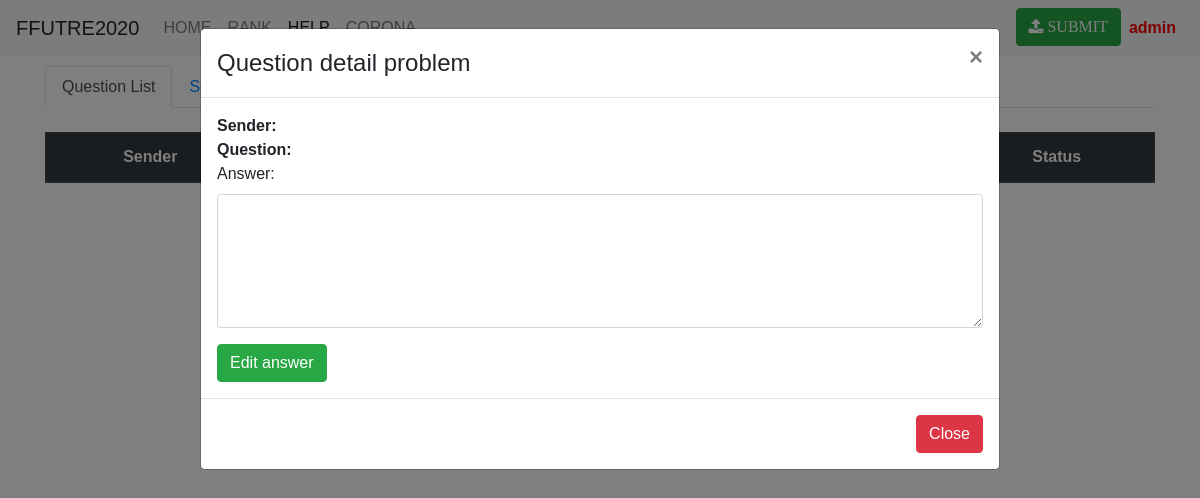
/help.php?CBHT=help&dataid=0 (signed in), run on an earlier commit of the app's database.
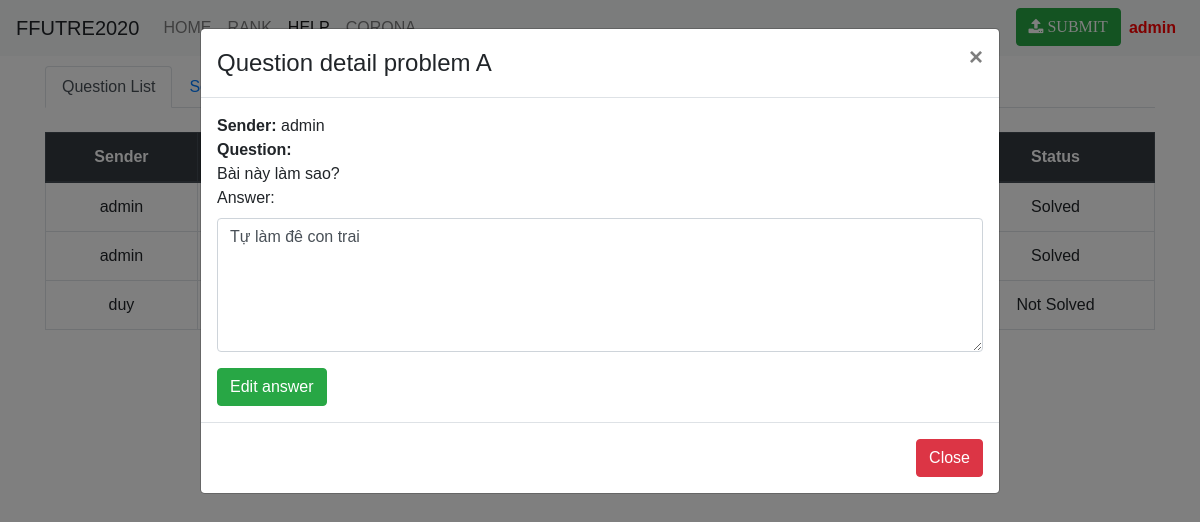
And on a later commit of the database.
### tables this page shows
CREATE TABLE `cauhoi` (
  `id` int(11) NOT NULL,
  `username` varchar(50) NOT NULL,
  `mabai` varchar(10) NOT NULL,
  `question` text NOT NULL,
  `answer` text NOT NULL,
  `status` int(11) NOT NULL DEFAULT '0'
);

### help.php (the view, shortened to what the changed rows need)
<?php
include_once "dulieu/header.php";
?>
    <div class=container>
<?php
    if (isset($_SESSION['user_id'])) {
        $user_id    = intval($_SESSION['user_id']);
        $sql_query  = "SELECT * FROM members WHERE id='{$user_id}'";
        $member1    = $conn->query($sql_query);
        $member     = $member1->fetch_assoc();
        $sql_query  = "SELECT * FROM cauhoi";
        $cauhoi1    = $conn->query($sql_query);
        $arr = array();
        while ($cauhoi     = mysqli_fetch_row($cauhoi1)) {
            array_push($arr, $cauhoi);
        }
        if (!isset($_GET['act']) && $_GET['act'] != "do1" && $_GET['act'] != "do") {
                    ?>
                <div class="tab-content">
                    <div id="home" class="tab-pane active">
                        <br>
                        <table class="table table-bordered table-hover">
                        <thead class="thead-dark">
                          <tr>
                            <th><center>Sender</center></th>
                            <th><center>Problem</center></th>
                            <th><center>Question</center></th>
                            <th><center>Answer</center></th>
                            <th><center>Status</center></th>
                          </tr>
                        </thead>
                        <tbody>
                            <?php
                            for ($i=0; $i<sizeof($arr); $i++) {
                                if ($arr[$i][5]) {
                                    $arr[$i][5] = "Solved";
                                } else {
                                    $arr[$i][5] = "Not Solved";
                                }
                            ?>
                                <tr>
                                <td><?php echo $arr[$i][1] ?></td>
                                <td><?php echo $arr[$i][2] ?></td>
                                <td><div class="a"><a href="?CBHT=help&dataid=<?php echo $i;?>"><?php echo $arr[$i][3] ?></a></div></td>
                                <td><div class="a"><?php echo $arr[$i][4] ?></div></td>
                                <td><?php echo $arr[$i][5] ?></td>
                                </tr>
                            <?php
                            }
                            ?>
                        </tbody>
                        </table>
                        <?php
                            if (isset($_GET['dataid'])) {
                                $data = $arr[$_GET['dataid']];
                                ?>
                                <div class="modal fade" id="myModal">
                                <div class="modal-dialog modal-lg">
                                  <div class="modal-content">
                                    <div class="modal-header">
                                      <h4 class="modal-title">Question detail problem <?php echo $data[2]; ?> </h4>
                                      <button type="button" class="close" data-dismiss="modal">&times;</button>
                                    </div>
                                    <div class="modal-body">
                                        <?php
                                        echo "<b>Sender: </b>";
                                        echo $data[1];
                                        echo "<br><b>Question:</b><br>".$data[3];
                                        echo "<form action='' id='usrform' method='post'>";
                                        if ($member['admin'] == 1) {
                                            echo"<div class='form-group'><label>Answer:</label><textarea class='form-control' rows='5' id='answer' name='answer' form='usrform' required>".$data[4]."</textarea></div>
                                            <input type='submit' class='btn btn-success' value='Edit answer' name='submit'></form>";
                                        } else {
                                            echo"<div class='form-group'><label>Answer:</label><textarea readonly class='form-control' rows='5' id='answer' name='answer' form='usrform'>".$data[4]."</textarea></div></form>";
                                        }
                                        ?>
                                    </div>
                                    <div class="modal-footer">
                                      <button type="button" class="btn btn-danger" data-dismiss="modal">Close</button>
                                    </div>
                                  </div>
                                </div>
                              </div>
                                <?php
                            }
                        ?>
                    </div>
                </div>
                <?php
        }
    } else {
        echo "Please login to continue!";
    }
?>
    </div>

What changed in the data, as far as the page shows it:
added cauhoi: username "admin", i "Solved", mabai "A", question "Bài này làm sao?", answer "Tự làm đê con trai"
added cauhoi: username "admin", i "Solved"
added cauhoi: username "duy", i "Not Solved"
